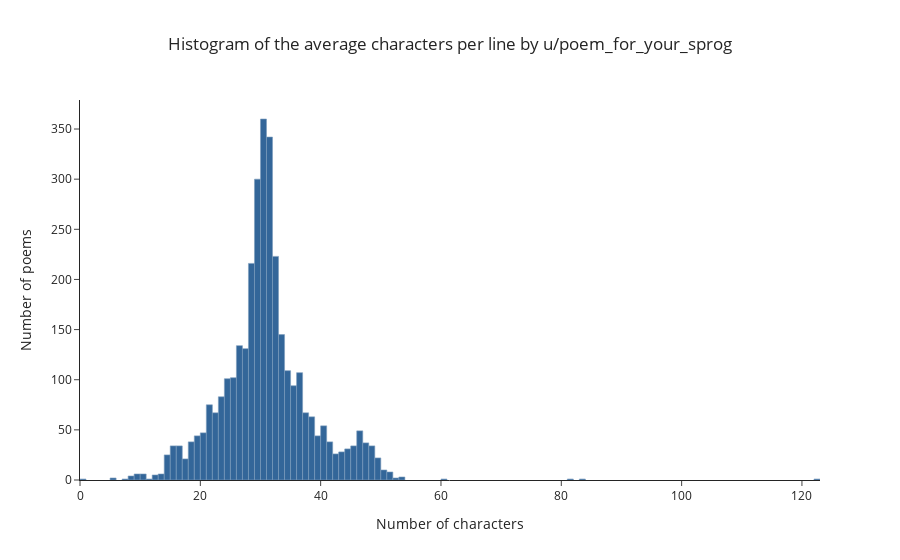

Notebook cell for this chart:
### Markdown cell above
Sprog writes both poems with very short lines, as well as poems with longer ones. A histogram of the average number of characters on a line per poem should give us a better idea of the distribution:

### Code cell
fig = plot_histogram(
    x = df['average_line_length'],    
    params = {'xbins':dict(start=0,end=200,size=1)},
    title = 'Histogram of the average characters per line by u/poem_for_your_sprog',
    xaxis_title = 'Number of characters',
    yaxis_title = 'Number of poems'
)

fig.show()
fig.write_json('plots/plot_4_characters_per_line.json')

### Figure 1 — Plotly figure (JSON) as saved in the notebook; plotly's stock layout.template omitted (floating-point values rounded to 4 significant figures; data arrays with more than 128 entries replaced by an {"elided": "..."} marker saying what was removed)
{"data": [{"marker": {"color": "#336699", "line": {"color": "#7D9DBD"}}, "type": "histogram", "x": {"elided": "3418 float values"}, "xbins": {"end": 200, "size": 1, "start": 0}}], "layout": {"autosize": true, "title": {"text": "Histogram of the average characters per line by u/poem_for_your_sprog", "x": 0.5}, "xaxis": {"autorange": true, "range": [0, 123], "title": {"text": "Number of characters"}, "type": "linear"}, "yaxis": {"autorange": true, "range": [0, 378.9], "title": {"text": "Number of poems"}}}}
